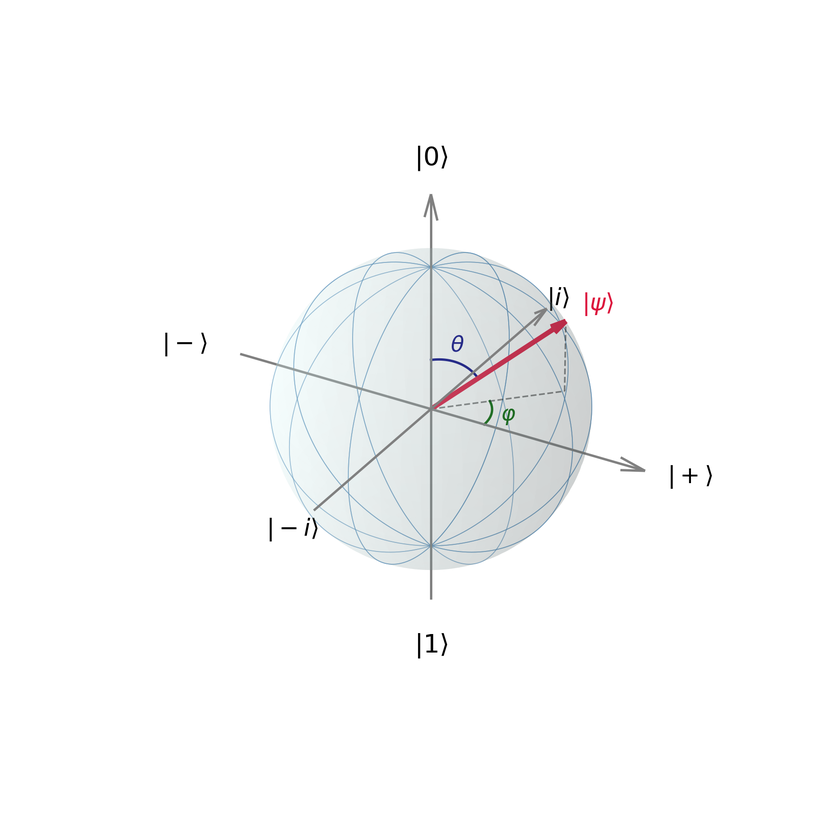
#> input picture file_latex_v2/figure/bloch_sphere.png, 840 x 840 px, shrunk from 1770 x 1770 before the run
$ python genera_immagini.py
#> lines starting #> are read from the running program, lines starting #| are printed output that depends on the picture
"""Prepara le immagini della presentazione da 11 slide.

Copia le figure della tesi (file_latex_v2/figure) e ridisegna i quattro grafici
usati in slide con virgola decimale, Arial e corpo leggibile su tela 1920x1080.
Ogni valore viene dalle tabelle del Capitolo 5 di file_latex_v2: nessun dato nuovo.

    python genera_immagini.py
"""
import shutil
from pathlib import Path

import matplotlib
matplotlib.use("Agg")
import matplotlib.pyplot as plt
import matplotlib.ticker as mt
from PIL import Image

QUI = Path(__file__).resolve().parent
FIG = QUI.parents[2] / "file_latex_v2" / "figure"

BLU = "#125C97"      # titolo e serie primaria
ARANCIO = "#D9822B"  # seconda serie (validata CVD contro BLU)
SCURO = "#0B2F5B"
GRIGIO = "#5B6573"
GRIGLIA = "#E3E8EE"

plt.rcParams.update({
    "font.family": "Arial", "font.size": 22, "axes.labelsize": 24,
    "xtick.labelsize": 22, "ytick.labelsize": 22, "legend.fontsize": 21,
    "axes.edgecolor": GRIGIO, "axes.labelcolor": "#1F2933",
    "xtick.color": "#1F2933", "ytick.color": "#1F2933",
    "axes.spines.top": False, "axes.spines.right": False,
    "axes.formatter.use_locale": False,
})


def virgola(fmt):
    return mt.FuncFormatter(lambda v, _: format(v, fmt).replace(".", ","))


def salva(fig, nome):
    fig.savefig(QUI / nome, dpi=200, bbox_inches="tight", facecolor="white")
    plt.close(fig)


def copia(src, dst):
    shutil.copy2(FIG / src, QUI / dst)


# --- Slide 1: sfera di Bloch ritagliata, sfondo trasparente -------------------
im = Image.open(FIG / "bloch_sphere.png").convert("RGBA")
#> im is the input picture: PIL image 840x840 RGBA; mean R, G, B, A 250.1, 250.7, 250.9, 255
px = im.load()
for y in range(im.height):
    for x in range(im.width):
        r, g, b, a = px[x, y]
        if r > 250 and g > 250 and b > 250:
            px[x, y] = (255, 255, 255, 0)
im.crop(im.getbbox()).save(QUI / "s01_copertina_sfera_bloch.png")
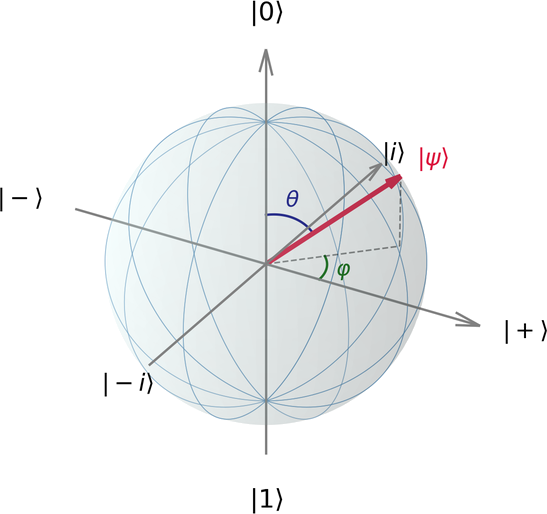
#> saved as s01_copertina_sfera_bloch.png: PIL image 547x514 RGBA; mean R, G, B, A 242.6, 244.1, 244.6, 76.7; transparent parts drawn white
#> (the run stopped early here; a loop or call above may not have finished)

$ run again, with file_latex_v2/figure/foto_chip_transmon.png copied over file_latex_v2/figure/bloch_sphere.png
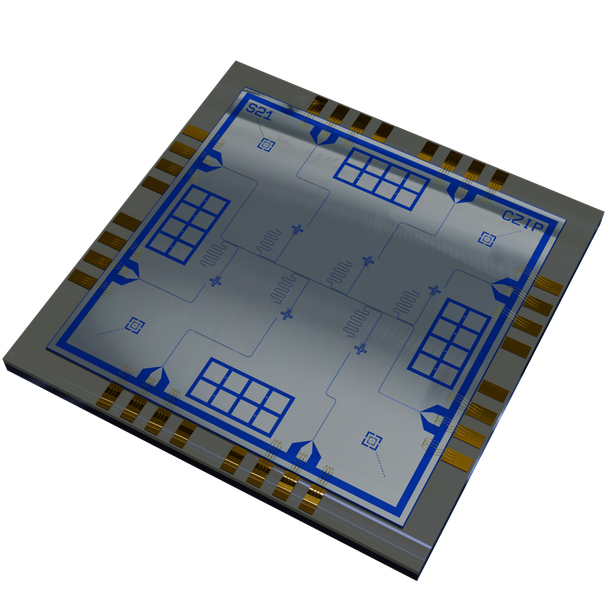
#> input picture file_latex_v2/figure/foto_chip_transmon.png, 607 x 607 px, shrunk from 1280 x 1280 before the run
#> im is the input picture: PIL image 607x607 RGBA; mean R, G, B, A 39.6, 43.6, 48.7, 119.3
#> `im.crop(im.getbbox()).save(QUI / "s01_copertina_sfera_bloch.png")`:
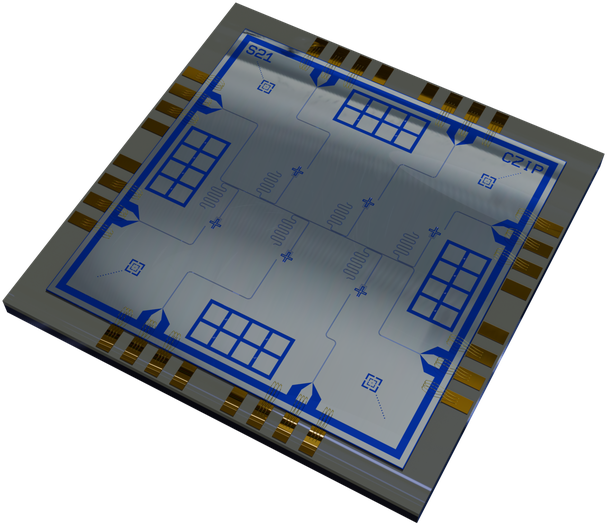
#> saved as s01_copertina_sfera_bloch.png: PIL image 607x526 RGBA; mean R, G, B, A 45.7, 50.4, 56.2, 137.6; transparent parts drawn white
